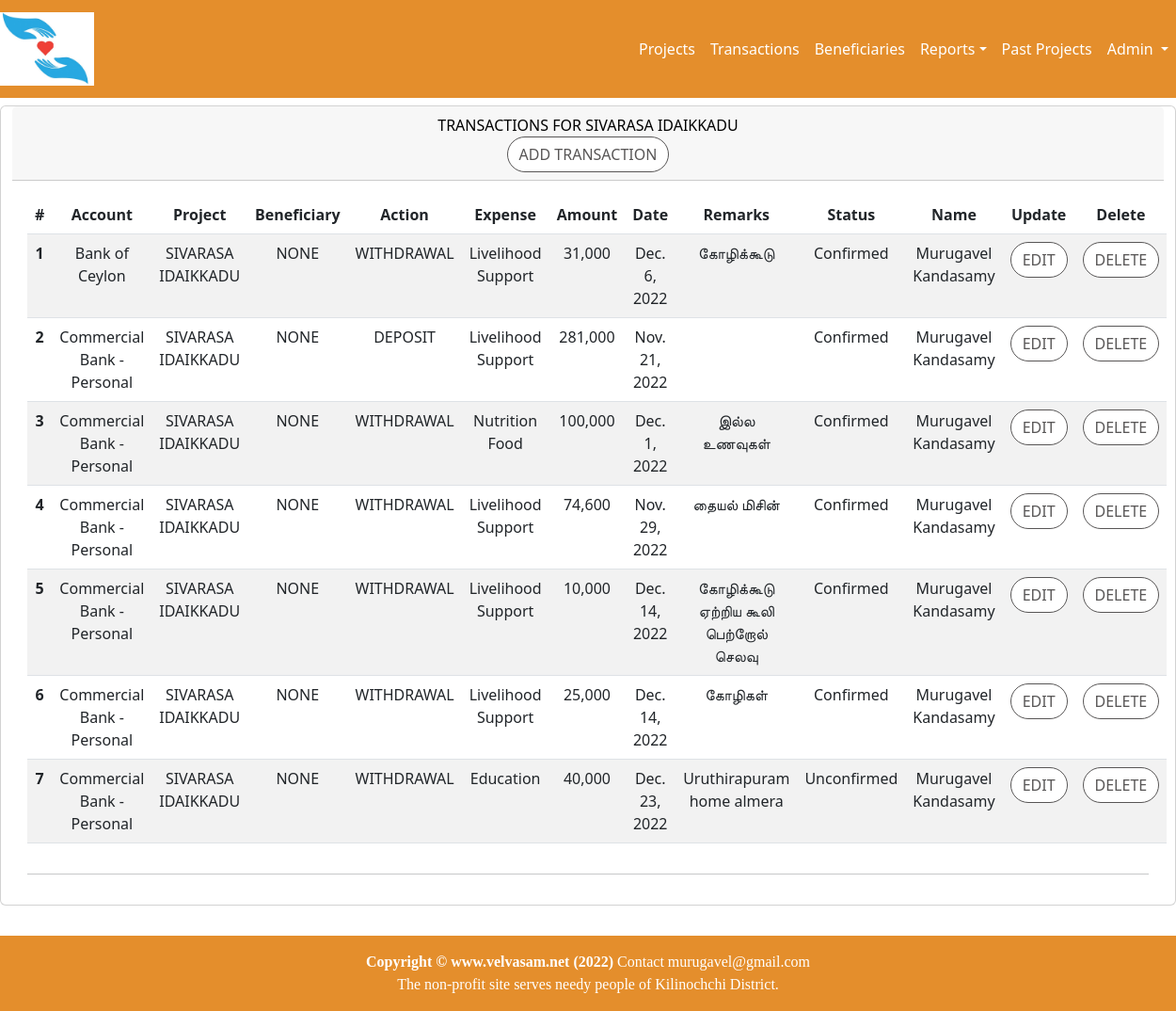
Page /accounts/transactionList9 (signed in) on the committed database.
### accounts/models.py (models this page shows, shortened)
class Project(models.Model):
    NOT_STARTED = 'NotStarted'
    IN_PROGRESS = 'InProgress'
    COMPLETED   = 'Completed'
    CANCELLED   = 'Cancelled'
    PROJ_STATUS = [
            (NOT_STARTED,'Not Started'),
            (IN_PROGRESS,'In Progress'),
            (COMPLETED,'Completed'),
            (CANCELLED,'Cancelled'),
    ]
    name = models.CharField(max_length=64)
    purpose = models.TextField(max_length=2000, blank=True)
    status = models.CharField(max_length=10,choices=PROJ_STATUS,default=NOT_STARTED)
    startDate = models.DateField(default=timezone.now)
    endDate = models.DateField(null=True, blank=True)
    raisedFund = models.IntegerField(null=True)
    spentFund = models.IntegerField(null=True)
    balance = models.IntegerField(null=True)
    participants = models.IntegerField(null=True,default=0)
    updatedBy = models.ForeignKey(User,on_delete=models.PROTECT)
    updatedOn = models.DateTimeField(default=timezone.now)
    prjType = models.ForeignKey(ProjectType, on_delete=models.PROTECT)

class Transaction(models.Model):
    TxType_DEPOSIT='DEPOSIT'
    TxType_WITHDRWAL='WITHDRAWAL'
    TxType_INCOME='INTEREST'
    TxType_FEES = 'FEES'
    TXTYPE =[
        (TxType_DEPOSIT,'Deposit'),
        (TxType_WITHDRWAL,'Withdraw'),
        (TxType_INCOME,'Interest'),
        (TxType_FEES,'fees'),
    ]
    TXCONFIRM = [
        ('Unconfirmed',"Unconfirmed"),
        ('Confirmed',"Confirmed"),
    ]
    def get_default_beneficiary():
        return Beneficiary.objects.get(id=14).id
    bank = models.ForeignKey(BankAccount, on_delete=models.CASCADE)
    project = models.ForeignKey(Project, on_delete=models.CASCADE)
    owner   = models.ForeignKey(User, related_name='Owner', on_delete=models.PROTECT)
    txType  = models.CharField(max_length=10,choices=TXTYPE)
    exType  = models.ForeignKey(ExpenseType, on_delete=models.CASCADE)
    remarks = models.TextField(max_length=100,blank=True,null=True)
    beneficiary = models.ForeignKey(Beneficiary,on_delete=models.CASCADE, default=get_default_beneficiary)
    amount  = models.IntegerField()
    date    = models.DateField(default=timezone.now)
    receipt = models.FileField(upload_to='transaction/%Y',null=True,blank=True)
    confirmed = models.CharField(max_length=16,choices=TXCONFIRM,default='UnConfirmed')
    updatedBy = models.ForeignKey(User,on_delete=models.PROTECT)
    updatedOn = models.DateTimeField(default=timezone.now)

class BankAccount(models.Model):
    holder = models.ForeignKey(User,related_name='holder', on_delete=models.PROTECT)
    name = models.CharField(max_length=32)
    purpose = models.CharField(max_length=128,null=True,blank=True)
    bank = models.CharField(max_length=32)
    accNumber = models.CharField(max_length=32)
    branch = models.CharField(max_length=128)
    routing = models.CharField(max_length=128)
    telno = models.CharField(max_length=12, null=True, blank=True)
    email = models.CharField(max_length=32,null=True, blank=True)
    balance = models.DecimalField(max_digits=12,decimal_places=2,default=0.0)
    updatedBy = models.ForeignKey(User,on_delete=models.CASCADE)
    updatedOn = models.DateTimeField(default=timezone.now)

class Beneficiary(models.Model):
    CATEGORY = [
        ('Student','Student'),
        ('Teacher','Teacher'),
        ('Patient','Patient'),
        ('Poverty','Poverty'),
    ]
    name =models.CharField(max_length=32)
    mobile=models.CharField(max_length=16,null=True,blank=-True)
    school = models.CharField(max_length=32,null=True,blank=-True)
    grade = models.CharField(max_length=16,null=True,blank=-True)
    account = models.CharField(max_length=32)
    bank=models.CharField(max_length=16)
    branch=models.CharField(max_length=16)
    accountHolder = models.CharField(max_length=32)
    holderMobile = models.CharField(max_length=16,null=True,blank=-True)
    parent = models.CharField(max_length=32,null=True,blank=-True)
    principal= models.CharField(max_length=32,null=True,blank=-True)
    amount = models.IntegerField()
    category = models.CharField(max_length=12,choices=CATEGORY)
    parentMobile=models.CharField(max_length=16,null=True,blank=-True)
    principalMobile = models.CharField(max_length=16,null=True,blank=-True)
    remarks  = models.CharField(max_length=1000,null=True,blank=-True)
    startDate = models.DateField(default=timezone.now)
    endDate = models.DateField(null=True,blank=-True)
    sponsor = models.CharField(max_length=32,null=True,blank=True)
    recommender = models.CharField(max_length=32,null=True,blank=True)

class ExpenseType(models.Model):
    expense = models.CharField(max_length=16)
    prjType = models.ForeignKey(ProjectType, on_delete=models.CASCADE)
    def __str__(self):
        return "%s " % (self.expense)

### accounts/views.py (the view)
# urls.py: re_path(r'transactionList(?P<pk>\d+)', transactionListView, name='transactionList'),
@login_required
def transactionListView(request,pk):
    if request.method == 'GET':
        user = User.objects.get(id=request.user.id)
        userRole = getUserRole(user,'transaction')
        if pk == '0':
            tx = Transaction.objects.all()
            project_name="All projects"
        else:
            tx = Transaction.objects.filter(project_id=pk)
            project_name = Project.objects.get(id=pk).name
        return render(request = request,template_name = "transaction_list.html",context={"transaction_list":tx, "userRole":userRole,'project_name':project_name})

### accounts/views.py (called while the page is built)
def getUserRole(user,table):
    userRole='NONE'
    if user.has_perm('accounts.add_'+table):
        userRole='EDIT'
    elif user.has_perm('accounts.view_'+table):
        userRole='VIEW'
    print('table :'+table+' '+userRole)
    return userRole

### accounts/templates/transaction_list.html (shortened to what this page needs)
{% extends 'home/base.html' %}
{% block content %}
{% if userRole == 'NONE' %}
<div class="container-fluid">
    <div class="row text-center justify-content-center">
            <div class="card mt-2 mb-2">
            <div class="card-header">
                <div class="row">
                    <div class="col-sm-12">
                        Unauthorized to view the content
                    </div>
                </div>
            </div>
            </div>
    </div>
</div>
{% else %}
<div class="container-fluid">
    <div class="row text-center justify-content-center">
            <div class="card mt-2 mb-2">
            <div class="card-header">
                <div class="row">
                    <div class="col-sm-12">
                        <strong>Transactions for {{project_name}}</strong><br>
                        {% if userRole == 'EDIT' %}
                        <a href="{% url 'accounts:transactionAdd' %}" class="btn btn-secondary btn-md">Add Transaction</a>
                        {% endif %}
                        </div>
                </div>
            </div>
            <div class="card-body">
                <div class="row">
                    <div class="col-sm-12">
                        <table class="table table-striped table-hover">
                            <thead>
                                <tr>
                                    <th scope="col">#</th>
                                    <th scope="col">Account</th>
                                    <th scope="col">Project</th>
                                    <th scope="col">Beneficiary</th>
                                    <th scope="col">Action</th>
                                    <th scope="col">Expense</th>
                                    <th scope="col">Amount</th>
                                    <th scope="col">Date</th>
                                    <th scope="col">Remarks</th>
                                    <th scope="col">Status</th>
                                    <th scope="col">Name</th>
                                    {% if userRole == 'EDIT' %}
                                    <th scope="col">Update </th>
                                    <th scope="col">Delete </th>
                                    {% endif %}
                                </tr>
                            </thead>
                            <tbody>
                               {% for tx in transaction_list %}
                                <tr>
                                    <th scope=""row">{{forloop.counter}}</th>
                                    <td>{{tx.bank.name}}</td>
                                    <td>{{tx.project.name}}</td>
                                    <td>{{tx.beneficiary.name}}</td>
                                    <td>{{tx.txType}} </td>
                                    <td>{{tx.exType}} </td>
                                    <td>{{tx.amount|floatformat:"-3g"}} </td>
                                    <td>{{tx.date}}</td>
                                    <td>{{tx.remarks}}</td>
                                    <td>{{tx.confirmed}}</td>
                                    <td>{{tx.owner.first_name}} {{tx.owner.last_name}}</td>
                                    {% if userRole == 'EDIT' %}
                                    <td><a href="{% url 'accounts:transactionUpd' tx.id %}" class="btn btn-danger btn-md">Edit</a></td>
                                    <td>
                                        <button type="button" class="btn btn-primary" data-bs-toggle="modal" onclick="confirmDeleteModal('{{tx.id}}')" id="deleteID">
                                            Delete
                                        </button>
                                    </td>
                                    {% endif %}
                                </tr>
                                {% endfor %}
                            </tbody>
                        </table>
                        </div>
                </div>
                <hr>
            </div>
        </div>
    </div>
 </div>
{% endif %}
{% include 'home/footer.html' %}
{% endblock content %}

### home/templates/home/base.html (shortened to what this page needs)
<!DOCTYPE html>
<html lang="en">
<head>
    <link href="https://cdn.jsdelivr.net/npm/bootstrap@5.2.1/dist/css/bootstrap.min.css" rel="stylesheet">
    {% load static %}
    <link href="{% static 'css/home.css' %}" rel="stylesheet"/>
</head>
<body>
<div id="page-content-wrapper">
    <nav class="navbar navbar-expand-lg navbar-dark bg-red">
        <div class="navbar-brand">
            <a href="/"><img src="{% static 'images/velvasam_logo.jpg' %}" alt="velvasam Logo" width="100"></a>
        </div>
        <div class="collapse navbar-collapse" id="navbarSupportedContent">
            <ul class="navbar-nav ms-auto mb-2 mb-lg-0">
              <li class="nav-item">
                    <a class="nav-link" href={% url 'accounts:projectList' %}>Projects</a>
              </li>
              <li class="nav-item">
                <a class="nav-link" href={% url 'accounts:transactionAll' %}>Transactions</a>
              </li>
              <li class="nav-item">
                <a class="nav-link" href={% url 'accounts:beneficiaryList' %}>Beneficiaries</a>
              </li>
              <li class="nav-item">
                <div class="dropdown dropdown">
                    <a class="nav-link dropdown-toggle" data-bs-toggle="dropdown" href="#">Reports</a>
                </div>
              </li>
              <li class="nav-item">
                <a class="nav-link" href={% url 'accounts:projectClosedList' %}>Past Projects</a>
              </li>
              <li class="nav-item">
                <div class="dropdown">
                    {% if user.is_authenticated %}
                        <a class="nav-link dropdown-toggle" data-bs-toggle="dropdown" href="#">{{user.first_name}}   </a>
                    {% else %}
                        <a class="nav-link dropdown-toggle" data-bs-toggle="dropdown" href="#">LogIn</a>
                        <ul class="dropdown-menu">
                        <li><a class="dropdown-item" href={% url 'accounts:login' %}>Log In</a></li>
                        <li><a class="dropdown-item" href={% url 'accounts:signup' %}>Sign Up</a></li>
                        </ul>
                    {% endif %}
                </div>
            </li>
            </ul>
        </div>
    </nav>
    <div id="wrapper">
        {% block content %}
        {% endblock %}
    </div>
</div>
</body>
</html>

### home/static/css/home.css (style rules this page uses)
body { overflow-x: hidden; }
.card-header, a:link { text-transform: uppercase; font-weight: 200; color: #585656; }
.card-header, a:hover { color: #000; font-weight:300; text-transform: uppercase; }
.archive-link, a:link { text-transform:capitalize; text-align:left; font-weight:normal; color: #585656; }
#page-content-wrapper .btn { text-transform: uppercase; font-weight: 500; color: #585656; background-color: #fff; border-color: #585656; border-radius: 20px; transition: all 0.3s ease 0s; cursor: pointer; outline: none; }
#page-content-wrapper { min-width: 100vw; }
@media (min-width: 768px) { #page-content-wrapper { min-width: 0; width: 100%; } }
.navbar-dark { background:#82063B; }

### home/templates/home/base.html (style rules this page uses)
.bg-red { background:#e48e2c; }
.nav-link { color:white!important; }

### rows in the picture
Project: name "SIVARASA IDAIKKADU"
Transaction: bank.name "Bank of Ceylon", project.name "SIVARASA IDAIKKADU", beneficiary.name "NONE", txType "WITHDRAWAL", exType "Livelihood Support", amount "31,000", date "Dec. 6, 2022", remarks "கோழிக்கூடு", confirmed "Confirmed", owner.first_name "Murugavel", owner.last_name "Kandasamy"
Transaction: bank.name "Commercial Bank - Personal", project.name "SIVARASA IDAIKKADU", beneficiary.name "NONE", txType "DEPOSIT", exType "Livelihood Support", amount "281,000", date "Nov. 21, 2022", confirmed "Confirmed", owner.first_name "Murugavel", owner.last_name "Kandasamy"
Transaction: bank.name "Commercial Bank - Personal", project.name "SIVARASA IDAIKKADU", beneficiary.name "NONE", txType "WITHDRAWAL", exType "Nutrition Food", amount "100,000", date "Dec. 1, 2022", remarks "இல்ல உணவுகள்", confirmed "Confirmed", owner.first_name "Murugavel", owner.last_name "Kandasamy"
Transaction: bank.name "Commercial Bank - Personal", project.name "SIVARASA IDAIKKADU", beneficiary.name "NONE", txType "WITHDRAWAL", exType "Livelihood Support", amount "74,600", date "Nov. 29, 2022", remarks "தையல் மிசின்", confirmed "Confirmed", owner.first_name "Murugavel", owner.last_name "Kandasamy"
Transaction: bank.name "Commercial Bank - Personal", project.name "SIVARASA IDAIKKADU", beneficiary.name "NONE", txType "WITHDRAWAL", exType "Livelihood Support", amount "10,000", date "Dec. 14, 2022", remarks "கோழிக்கூடு ஏற்றிய கூலி பெற்றோல் செலவு", confirmed "Confirmed", owner.first_name "Murugavel", owner.last_name "Kandasamy"
Transaction: bank.name "Commercial Bank - Personal", project.name "SIVARASA IDAIKKADU", beneficiary.name "NONE", txType "WITHDRAWAL", exType "Livelihood Support", amount "25,000", date "Dec. 14, 2022", remarks "கோழிகள்", confirmed "Confirmed", owner.first_name "Murugavel", owner.last_name "Kandasamy"
Transaction: bank.name "Commercial Bank - Personal", project.name "SIVARASA IDAIKKADU", beneficiary.name "NONE", txType "WITHDRAWAL", exType "Education", amount "40,000", date "Dec. 23, 2022", remarks "Uruthirapuram home almera", confirmed "Unconfirmed", owner.first_name "Murugavel", owner.last_name "Kandasamy"

### other values in the picture
{{ user.first_name }} "Admin"
